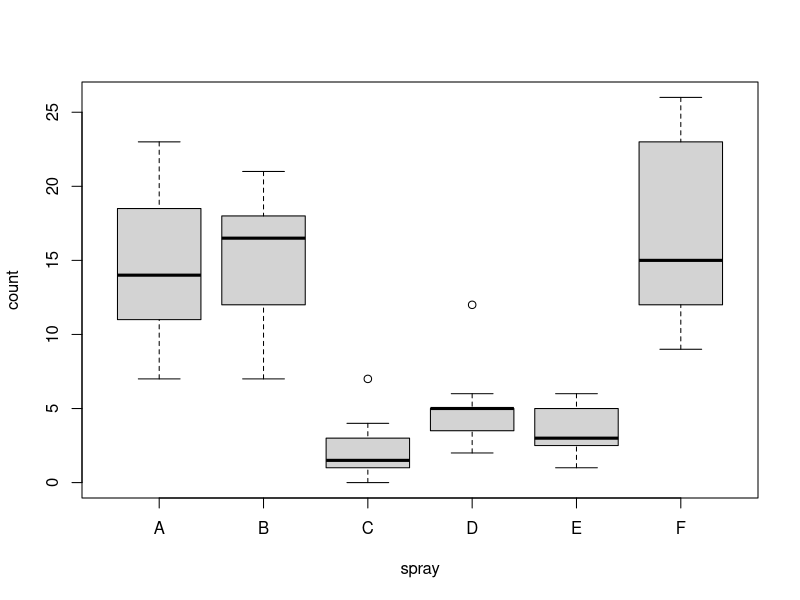
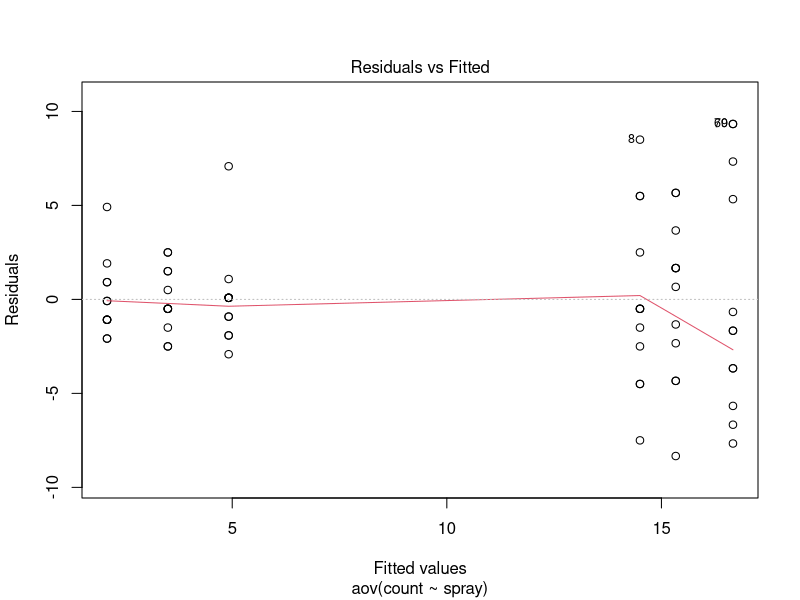
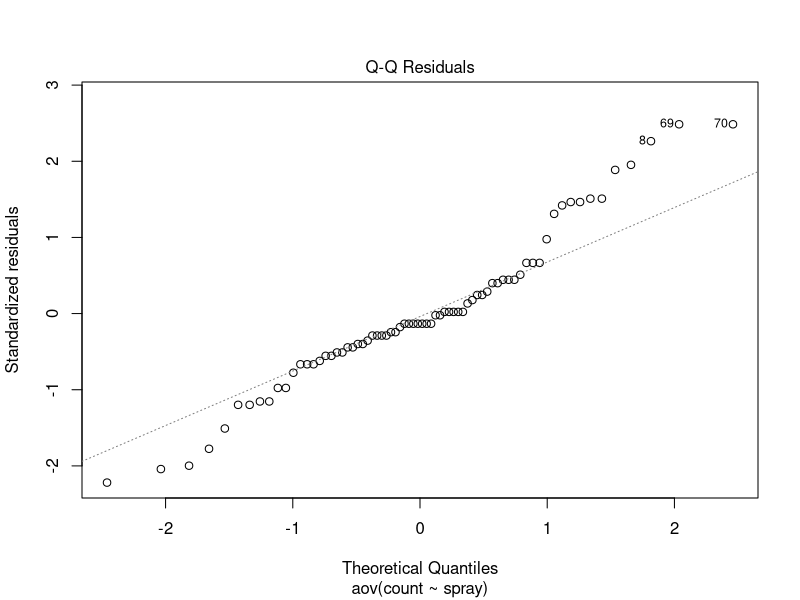
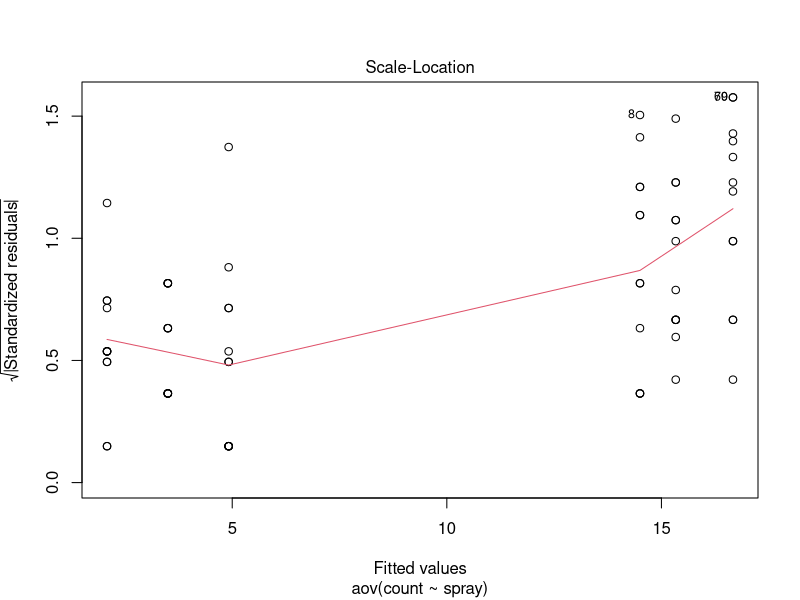
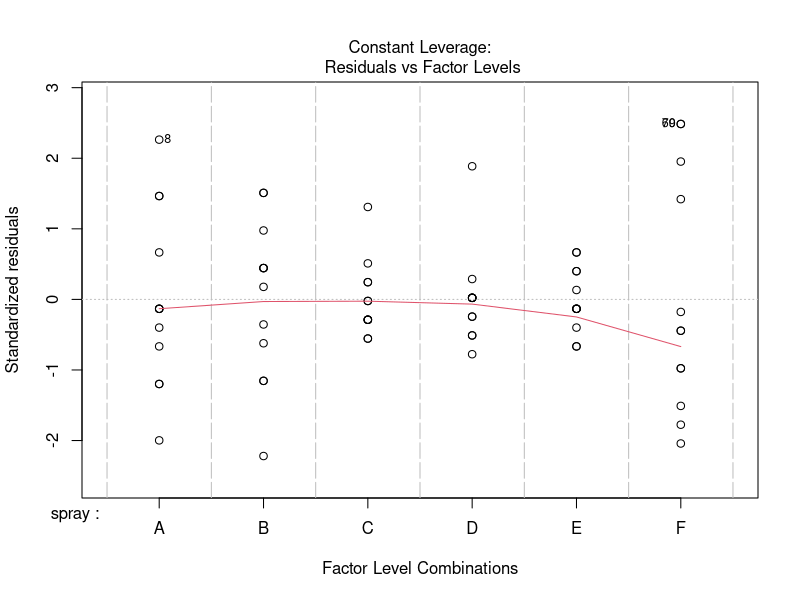

These figures' R source, in order: (Note: this script raises an error after producing the figures.)
## ---- chunk 1
#rm(list = ls())
attach(InsectSprays)
#detach(InsectSprays)
data(InsectSprays)
str(InsectSprays)
InsectSprays

mean(count[spray=="A"])
tapply(count, spray, mean)
tapply(count, spray, var)
tapply(count, spray, length)

boxplot(count ~ spray)

Photoperiod <- ordered(spray, levels = c("F", "B", "C", "D", "E", "A"))
tapply(count, Photoperiod, mean)

## ---- chunk 2
oneway.test(count ~ spray)
## ---- chunk 3
aov.out = aov(count ~ spray, data = InsectSprays)
summary(aov.out)
## ---- chunk 4
# 사후 검정
TukeyHSD(aov.out)
# 귀무가설: 두 스프레이 성능에 차이가 없다
# 대립가설: 두 스프레이 성능에 차이가 있다.
## ---- chunk 5
summary.lm(aov.out)
## ---- chunk 6
plot(aov.out)
## ---- chunk 7
bartlett.test(count ~ spray, data = InsectSprays)
# 등분산성 검정의 하나
# 귀무가설: 종속변수의 분산은 모든 집단에서 서로 같다
# 대립가설: 종속변수의 분산은 모든 집단에서 서로 같지 않다.
# 
## ---- chunk 8
# 비모수적 방법(anova test와 반대)
kruskal.test(count ~ spray, data = InsectSprays)
# 대립가설: 스프레이간의 성능차이가 있다.
## ---- chunk 9
### 분산 분석
str(PlantGrowth)
PlantGrowth

####### 원 데이터 csv로 출력 #############
write.table(PlantGrowth, "/home/jw/aov.csv")

# 일원배치 분산분석 (oneway Analysis Of Variance : ANOVA)
# ->여러 독립표본 평균을 비교할 때 사용한다.

# 분산분석에서 귀무가설은 다음과 같다.
# H0 : 모든 집단의 평균은 다 같다.
# 
# 따라서, 대립가설은 다음과 같이 된다.
# H1 : 집단의 평균이 다 같지는 않다(집단 중 적어도 어느 하나의 평균이 다르다)

############ 등분산성(동질성) 검정 #####################
bartlett.test(weight ~ group, data = PlantGrowth)  # p-value = 0.2371
with(PlantGrowth, var.test(weight, group))  # p-value = 0.3675
attach(PlantGrowth); var.test(weight, group)
# 귀무가설인 '종속변수의 분산은 모든 집단에서 서로 같다'를 기각하지 못한다
# 즉, 등분산성을 만족한다

######### 집단 간 평균 비교 ###############
#tapply(group, weight, mean)
tapply(weight, group, mean)
#  ctrl  trt1  trt2 
#  5.032 4.661 5.526 

boxplot(weight ~ group, data = PlantGrowth, main = "PlantGrowth data",
        ylab = "Dried weight of plants", col = "lightgray",
        notch = TRUE, varwidth = TRUE)

######## 검정하기 #####
# 방법1
oneway.test(weight ~ group, data = PlantGrowth)
  # p-value = 0.01739 
  # 투여한 약의 종류가 식물의 무게에 영향을 끼친다.

# 방법2
aov.out1 = aov(weight ~ group, data = PlantGrowth)
summary(aov.out1)
# group p-value 0.0159

summary.lm(aov.out1)
# p-value
# grouptrt1   0.1944    
# grouptrt2   0.0877 .
# Adjusted R-squared:  0.2096 

anova(lm(weight ~ group, data = PlantGrowth))
# group p-value 0.0159
